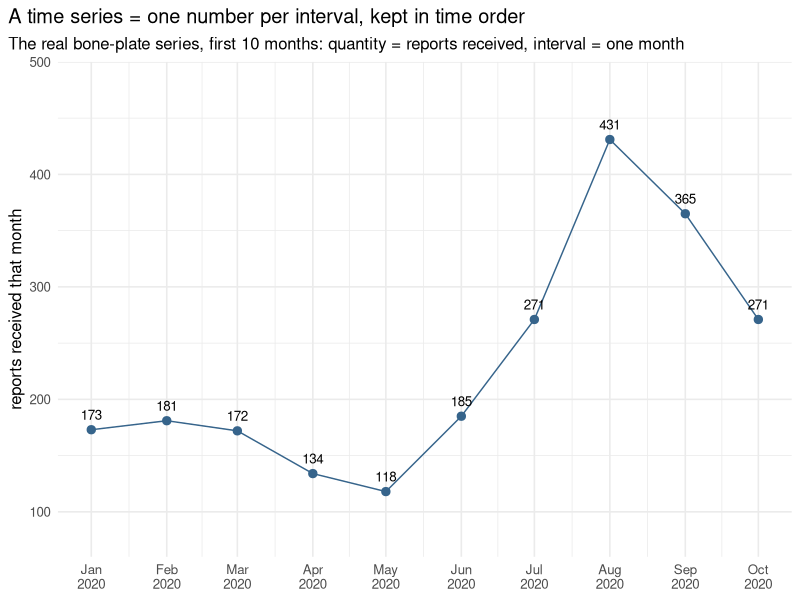
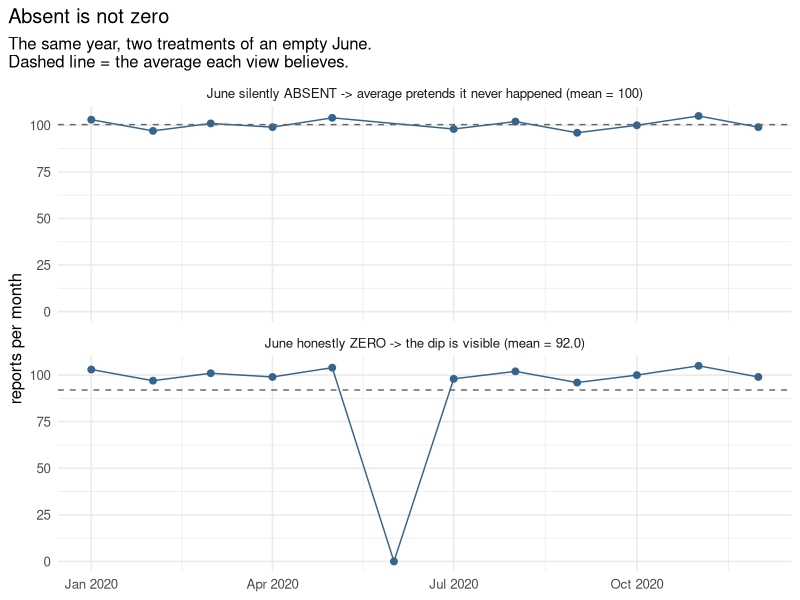
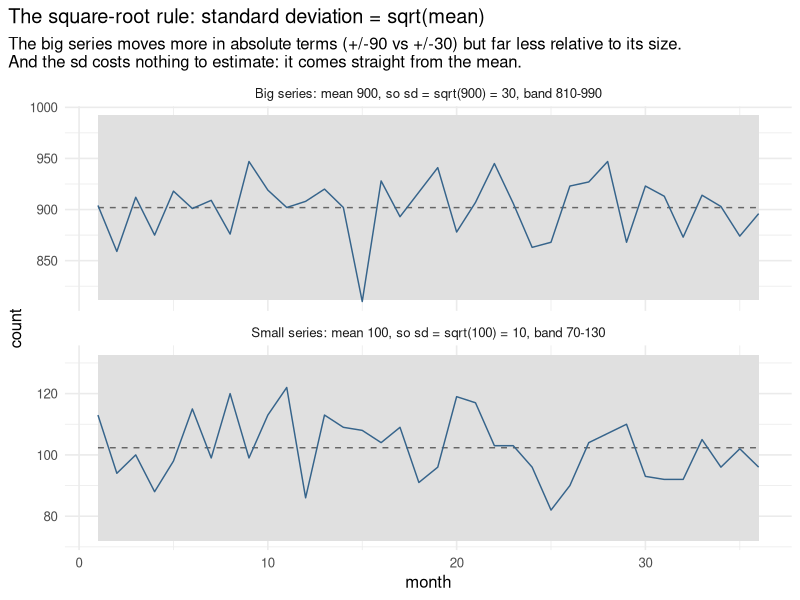
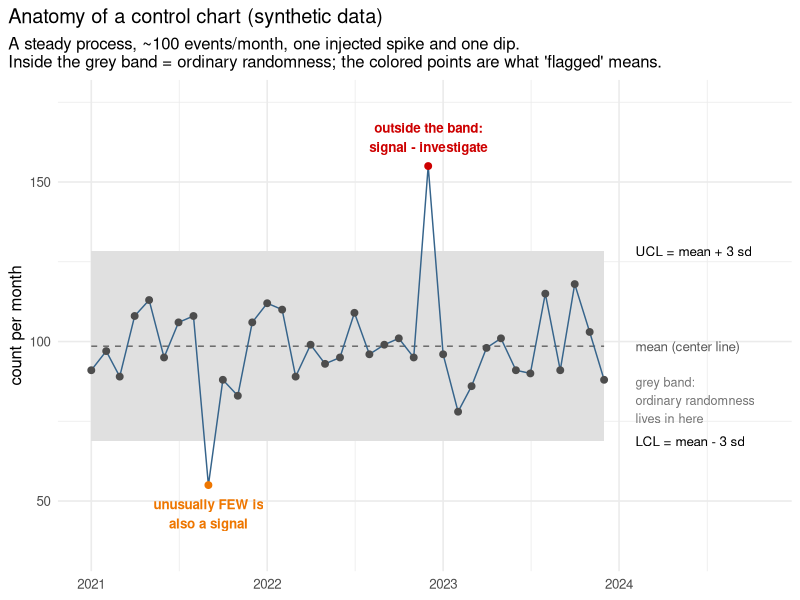
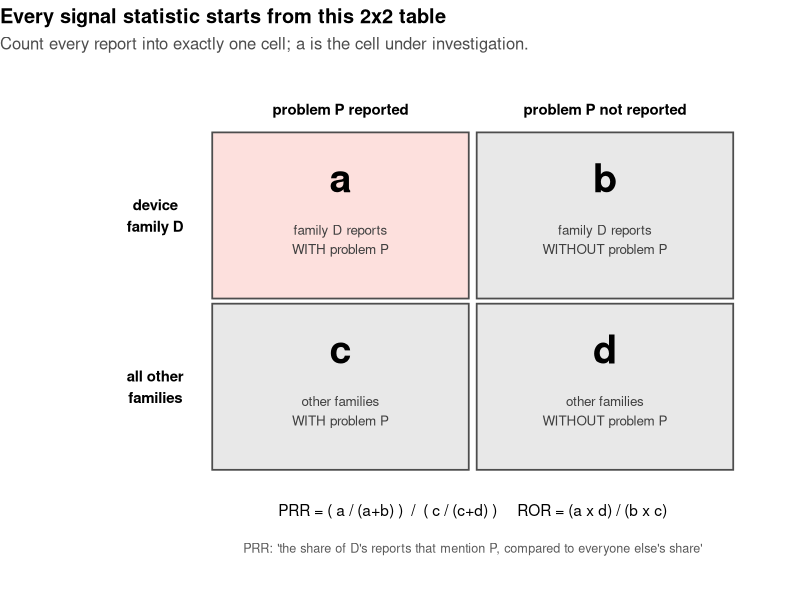
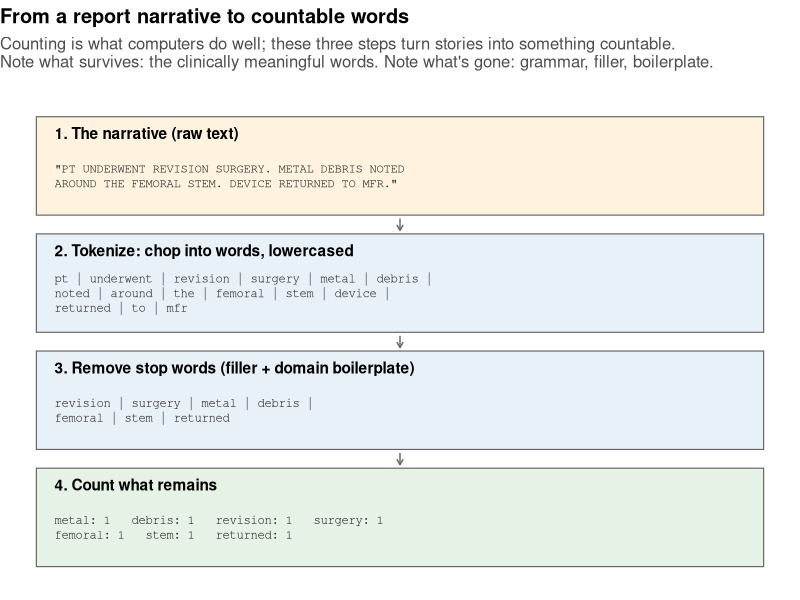
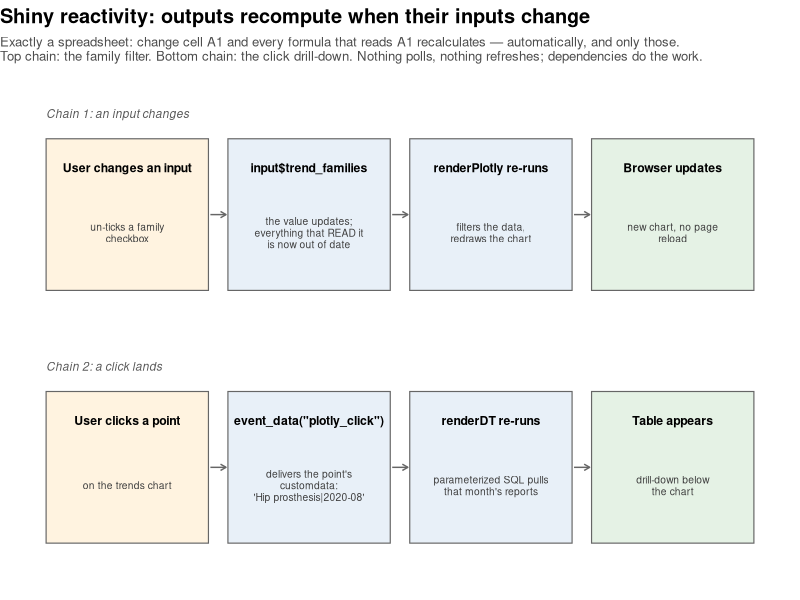
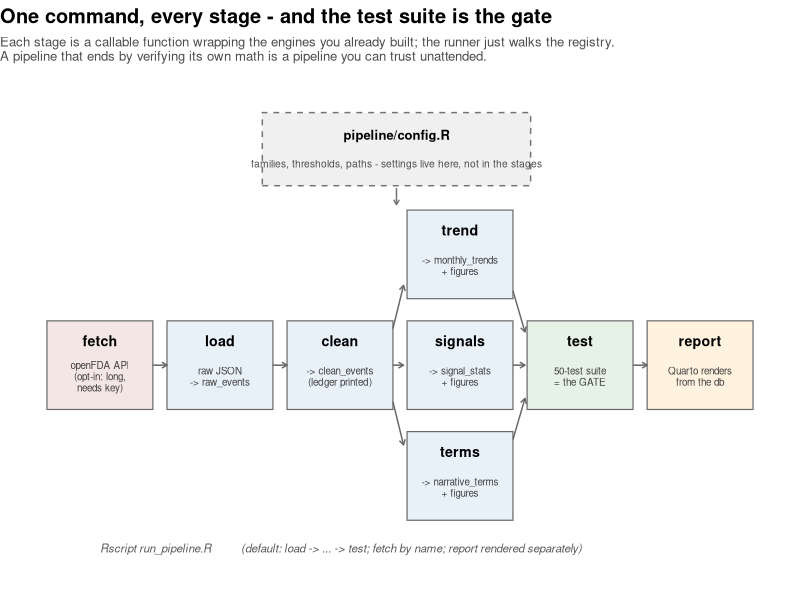

These charts were generated, in order, by the following R code:
# make_illustrations.R — generates the teaching figures used in docs/
# =====================================================================
# These are ILLUSTRATIONS: small, seeded, partly synthetic datasets
# drawn purely to explain concepts. They are deliberately separate from
# figures/ (which holds outputs computed from the real FDA data).
# Reproducible like everything else: run this file, get these PNGs.
#
#   Rscript docs/img/make_illustrations.R

library(dplyr)
library(tidyr)
library(ggplot2)

set.seed(42)   # fixed seed: same "random" numbers every run
dir.create("docs/img", showWarnings = FALSE)

theme_illus <- theme_minimal(base_size = 12) +
  theme(plot.title.position = "plot",
        legend.position = "none")

# ── 1. What a time series is (real bone-plate values, 2020) ──────────
ts_df <- tibble(
  month = seq.Date(as.Date("2020-01-01"), by = "month", length.out = 10),
  n     = c(173, 181, 172, 134, 118, 185, 271, 431, 365, 271)
)
p1 <- ggplot(ts_df, aes(month, n)) +
  geom_line(color = "steelblue4") +
  geom_point(color = "steelblue4", size = 2.5) +
  geom_text(aes(label = n), vjust = -1, size = 3.4) +
  scale_x_date(date_labels = "%b\n2020", date_breaks = "1 month") +
  scale_y_continuous(limits = c(80, 480)) +
  labs(title = "A time series = one number per interval, kept in time order",
       subtitle = "The real bone-plate series, first 10 months: quantity = reports received, interval = one month",
       x = NULL, y = "reports received that month") +
  theme_illus
ggsave("docs/img/time_series_anatomy.png", p1, width = 8, height = 3.4, dpi = 150)

# ── 2. Absent is not zero ────────────────────────────────────────────
# Eleven months of ~100 reports; June truly had zero.
base <- tibble(
  month = seq.Date(as.Date("2020-01-01"), by = "month", length.out = 12),
  n     = c(103, 97, 101, 99, 104, 0, 98, 102, 96, 100, 105, 99)
)
missing_view <- base |> filter(n > 0) |>
  mutate(view = sprintf("June silently ABSENT -> average pretends it never happened (mean = %.0f)",
                        mean(n)))
zero_view <- base |>
  mutate(view = sprintf("June honestly ZERO -> the dip is visible (mean = %.1f)",
                        mean(n)))
p2 <- bind_rows(missing_view, zero_view) |>
  group_by(view) |> mutate(m = mean(n)) |> ungroup() |>
  # factor with explicit levels: control the panel order (ABSENT on top),
  # instead of ggplot's default alphabetical ordering
  mutate(view = factor(view, levels = c(unique(missing_view$view),
                                        unique(zero_view$view)))) |>
  ggplot(aes(month, n)) +
  geom_line(color = "steelblue4") +
  geom_point(color = "steelblue4", size = 2) +
  geom_hline(aes(yintercept = m), linetype = "dashed", color = "grey40") +
  facet_wrap(~ view, ncol = 1) +
  labs(title = "Absent is not zero",
       subtitle = "The same year, two treatments of an empty June.\nDashed line = the average each view believes.",
       x = NULL, y = "reports per month") +
  theme_illus
ggsave("docs/img/absent_vs_zero.png", p2, width = 8, height = 4.6, dpi = 150)

# ── 3. The square-root rule: sigma = sqrt(mean) ──────────────────────
sq <- bind_rows(
  tibble(month = 1:36, n = rpois(36, 100),
         grp = "Small series: mean 100, so sd = sqrt(100) = 10, band 70-130"),
  tibble(month = 1:36, n = rpois(36, 900),
         grp = "Big series: mean 900, so sd = sqrt(900) = 30, band 810-990")
) |>
  group_by(grp) |>
  mutate(center = mean(n), sigma = sqrt(center),
         ucl = center + 3 * sigma, lcl = center - 3 * sigma) |>
  ungroup()
p3 <- ggplot(sq, aes(month, n)) +
  geom_ribbon(aes(ymin = lcl, ymax = ucl), fill = "grey88") +
  geom_line(aes(y = center), linetype = "dashed", color = "grey40") +
  geom_line(color = "steelblue4") +
  facet_wrap(~ grp, ncol = 1, scales = "free_y") +
  labs(title = "The square-root rule: standard deviation = sqrt(mean)",
       subtitle = "The big series moves more in absolute terms (+/-90 vs +/-30) but far less relative to its size.\nAnd the sd costs nothing to estimate: it comes straight from the mean.",
       x = "month", y = "count") +
  theme_illus
ggsave("docs/img/sqrt_rule.png", p3, width = 8, height = 4.6, dpi = 150)

# ── 4. The control chart, fully annotated ────────────────────────────
n <- rpois(36, 100)
n[9]  <- 55    # an injected dip  (below LCL)
n[24] <- 155   # an injected spike (above UCL)
cc <- tibble(month = seq.Date(as.Date("2021-01-01"), by = "month",
                              length.out = 36),
             n = n) |>
  mutate(center = mean(n), sigma = sqrt(center),
         ucl = center + 3 * sigma, lcl = center - 3 * sigma,
         status = case_when(n > ucl ~ "above", n < lcl ~ "below",
                            TRUE ~ "within"))
lab_x <- max(cc$month) + 65   # annotation column, right of the data
p4 <- ggplot(cc, aes(month, n)) +
  geom_ribbon(aes(ymin = lcl, ymax = ucl), fill = "grey88") +
  geom_line(aes(y = center), linetype = "dashed", color = "grey40") +
  geom_line(color = "steelblue4") +
  geom_point(aes(color = status), size = 2) +
  scale_color_manual(values = c(above = "red3", below = "darkorange2",
                                within = "grey30")) +
  annotate("text", x = lab_x, y = cc$ucl[1], hjust = 0, size = 3.4,
           label = "UCL = mean + 3 sd") +
  annotate("text", x = lab_x, y = cc$center[1], hjust = 0, size = 3.4,
           color = "grey35", label = "mean (center line)") +
  annotate("text", x = lab_x, y = cc$lcl[1], hjust = 0, size = 3.4,
           label = "LCL = mean - 3 sd") +
  annotate("text", x = lab_x, y = cc$center[1] - 1.7 * cc$sigma[1],
           hjust = 0, size = 3.2, color = "grey45",
           label = "grey band:\nordinary randomness\nlives in here") +
  annotate("text", x = cc$month[24], y = cc$n[24] + 9, size = 3.4,
           color = "red3", fontface = "bold",
           label = "outside the band:\nsignal - investigate") +
  annotate("text", x = cc$month[9], y = cc$n[9] - 9, size = 3.4,
           color = "darkorange2", fontface = "bold",
           label = "unusually FEW is\nalso a signal") +
  scale_x_date(limits = c(min(cc$month), max(cc$month) + 320),
               date_labels = "%Y", date_breaks = "1 year") +
  scale_y_continuous(limits = c(35, 175)) +
  labs(title = "Anatomy of a control chart (synthetic data)",
       subtitle = "A steady process, ~100 events/month, one injected spike and one dip.\nInside the grey band = ordinary randomness; the colored points are what 'flagged' means.",
       x = NULL, y = "count per month") +
  theme_illus
ggsave("docs/img/control_chart_anatomy.png", p4, width = 8.6, height = 4.6, dpi = 150)

cat("wrote:", paste(list.files("docs/img", pattern = "png$"), collapse = ", "), "\n")

# ── 5. The 2x2 contingency table behind PRR/ROR (Phase 4) ────────────
cells <- tibble(
  x = c(1, 2, 1, 2),
  y = c(2, 2, 1, 1),
  cell = c("a", "b", "c", "d"),
  desc = c("family D reports\nWITH problem P",
           "family D reports\nWITHOUT problem P",
           "other families\nWITH problem P",
           "other families\nWITHOUT problem P")
)
p5 <- ggplot(cells, aes(x, y)) +
  geom_tile(fill = c("#fde0dd", "#e8e8e8", "#e8e8e8", "#e8e8e8"),
            color = "grey30", linewidth = 0.6, width = 0.97, height = 0.97) +
  geom_text(aes(label = cell), fontface = "bold", size = 10,
            nudge_y = 0.22) +
  geom_text(aes(label = desc), size = 3.4, nudge_y = -0.14,
            color = "grey25") +
  annotate("text", x = 1, y = 2.62, label = "problem P reported",
           size = 3.8, fontface = "bold") +
  annotate("text", x = 2, y = 2.62, label = "problem P not reported",
           size = 3.8, fontface = "bold") +
  annotate("text", x = 0.30, y = 2, label = "device\nfamily D",
           size = 3.8, fontface = "bold") +
  annotate("text", x = 0.30, y = 1, label = "all other\nfamilies",
           size = 3.8, fontface = "bold") +
  annotate("text", x = 1.5, y = 0.28, size = 3.9, label =
    "PRR = ( a / (a+b) )  /  ( c / (c+d) )     ROR = (a x d) / (b x c)") +
  annotate("text", x = 1.5, y = 0.06, size = 3.2, color = "grey35", label =
    "PRR: 'the share of D's reports that mention P, compared to everyone else's share'") +
  scale_x_continuous(limits = c(-0.15, 2.6)) +
  scale_y_continuous(limits = c(-0.1, 2.8)) +
  labs(title = "Every signal statistic starts from this 2x2 table",
       subtitle = "Count every report into exactly one cell; a is the cell under investigation.") +
  theme_void(base_size = 12) +
  theme(plot.title.position = "plot",
        plot.title = element_text(face = "bold"),
        plot.subtitle = element_text(color = "grey30"))
ggsave("docs/img/contingency_2x2.png", p5, width = 7.6, height = 5.2, dpi = 150)
cat("2x2 diagram written\n")

# ── 6. The text-mining pipeline: narrative -> tokens -> counts (Phase 5)
steps <- tibble(
  y = c(4, 3, 2, 1),
  title = c("1. The narrative (raw text)",
            "2. Tokenize: chop into words, lowercased",
            "3. Remove stop words (filler + domain boilerplate)",
            "4. Count what remains"),
  body = c('"PT UNDERWENT REVISION SURGERY. METAL DEBRIS NOTED\nAROUND THE FEMORAL STEM. DEVICE RETURNED TO MFR."',
           "pt | underwent | revision | surgery | metal | debris |\nnoted | around | the | femoral | stem | device |\nreturned | to | mfr",
           "revision | surgery | metal | debris |\nfemoral | stem | returned",
           "metal: 1   debris: 1   revision: 1   surgery: 1\nfemoral: 1   stem: 1   returned: 1")
)
p6 <- ggplot(steps, aes(y = y)) +
  geom_rect(aes(xmin = 0, xmax = 10, ymin = y - 0.42, ymax = y + 0.42),
            fill = c("#fff3e0", "#e8f0f8", "#e8f0f8", "#e5f2e5"),
            color = "grey40", linewidth = 0.4) +
  geom_text(aes(x = 0.25, y = y + 0.28, label = title),
            hjust = 0, size = 3.9, fontface = "bold") +
  geom_text(aes(x = 0.25, y = y - 0.09, label = body),
            hjust = 0, size = 3.1, family = "mono", color = "grey20",
            lineheight = 1.0) +
  annotate("segment", x = 5, xend = 5, y = c(3.55, 2.55, 1.55),
           yend = c(3.45, 2.45, 1.45),
           arrow = arrow(length = unit(0.16, "cm")), color = "grey40") +
  scale_x_continuous(limits = c(0, 10)) +
  scale_y_continuous(limits = c(0.5, 4.6)) +
  labs(title = "From a report narrative to countable words",
       subtitle = "Counting is what computers do well; these three steps turn stories into something countable.\nNote what survives: the clinically meaningful words. Note what's gone: grammar, filler, boilerplate.") +
  theme_void(base_size = 12) +
  theme(plot.title = element_text(face = "bold"),
        plot.subtitle = element_text(color = "grey30"),
        plot.title.position = "plot")
ggsave("docs/img/text_mining_pipeline.png", p6, width = 8.4, height = 5.4, dpi = 150)
cat("text-mining pipeline diagram written\n")

# ── 7. Shiny reactivity: the spreadsheet-recalculation model (Phase 6)
boxes <- tibble(
  x = rep(c(1.4, 4.2, 7.0, 9.8), 2),
  y = rep(c(2.1, 0.7), each = 4),
  w = 2.5,
  title = c("User changes an input",
            "input$trend_families",
            "renderPlotly re-runs",
            "Browser updates",
            "User clicks a point",
            'event_data("plotly_click")',
            "renderDT re-runs",
            "Table appears"),
  body = c("un-ticks a family\ncheckbox",
           "the value updates;\neverything that READ it\nis now out of date",
           "filters the data,\nredraws the chart",
           "new chart, no page\nreload",
           "on the trends chart",
           "delivers the point's\ncustomdata:\n'Hip prosthesis|2020-08'",
           "parameterized SQL pulls\nthat month's reports",
           "drill-down below\nthe chart")
)
p7 <- ggplot(boxes) +
  geom_rect(aes(xmin = x - w/2, xmax = x + w/2,
                ymin = y - 0.42, ymax = y + 0.42),
            fill = rep(c("#fff3e0", "#e8f0f8", "#e8f0f8", "#e5f2e5"), 2),
            color = "grey40", linewidth = 0.4) +
  geom_text(aes(x = x, y = y + 0.26, label = title),
            size = 3.1, fontface = "bold") +
  geom_text(aes(x = x, y = y - 0.10, label = body),
            size = 2.6, color = "grey25", lineheight = 0.95) +
  annotate("segment",
           x    = rep(c(2.68, 5.48, 8.28), 2),
           xend = rep(c(2.92, 5.72, 8.52), 2),
           y    = rep(c(2.1, 0.7), each = 3),
           yend = rep(c(2.1, 0.7), each = 3),
           arrow = arrow(length = unit(0.16, "cm")), color = "grey40") +
  annotate("text", x = 0.15, y = 2.66, label = "Chain 1: an input changes",
           size = 3.0, fontface = "italic", color = "grey35", hjust = 0) +
  annotate("text", x = 0.15, y = 1.26, label = "Chain 2: a click lands",
           size = 3.0, fontface = "italic", color = "grey35", hjust = 0) +
  scale_x_continuous(limits = c(0, 11.2)) +
  scale_y_continuous(limits = c(0.1, 2.8)) +
  labs(title = "Shiny reactivity: outputs recompute when their inputs change",
       subtitle = "Exactly a spreadsheet: change cell A1 and every formula that reads A1 recalculates — automatically, and only those.\nTop chain: the family filter. Bottom chain: the click drill-down. Nothing polls, nothing refreshes; dependencies do the work.") +
  theme_void(base_size = 12) +
  theme(plot.title = element_text(face = "bold"),
        plot.subtitle = element_text(color = "grey30", size = 9.5),
        plot.title.position = "plot")
ggsave("docs/img/shiny_reactivity.png", p7, width = 9.6, height = 3.8, dpi = 150)
cat("shiny reactivity diagram written\n")

# ── 8. The pipeline: one command, every stage, tests as the gate (Phase 7)
pboxes <- tibble(
  x = c(1.2, 2.9, 4.6, 6.3, 6.3, 6.3, 8.0, 9.7),
  y = c(2.0, 2.0, 2.0, 3.0, 2.0, 1.0, 2.0, 2.0),
  label = c("fetch", "load", "clean", "trend", "signals", "terms",
            "test", "report"),
  sub = c("openFDA API\n(opt-in: long,\nneeds key)", "raw JSON\n-> raw_events",
          "-> clean_events\n(ledger printed)", "-> monthly_trends\n+ figures",
          "-> signal_stats\n+ figures", "-> narrative_terms\n+ figures",
          "50-test suite\n= the GATE", "Quarto renders\nfrom the db"),
  fill = c("#f5e6e6", rep("#e8f0f8", 5), "#e5f2e5", "#fff3e0")
)
p8 <- ggplot(pboxes) +
  geom_rect(aes(xmin = x - 0.75, xmax = x + 0.75, ymin = y - 0.40,
                ymax = y + 0.40), fill = pboxes$fill,
            color = "grey40", linewidth = 0.4) +
  geom_text(aes(x = x, y = y + 0.22, label = label),
            size = 3.6, fontface = "bold") +
  geom_text(aes(x = x, y = y - 0.10, label = sub),
            size = 2.5, color = "grey25", lineheight = 0.95) +
  annotate("segment",
           x    = c(1.95, 3.65, 5.35, 5.35, 5.35, 7.05, 7.05, 7.05, 8.75),
           xend = c(2.15, 3.85, 5.50, 5.50, 5.50, 7.22, 7.22, 7.22, 8.95),
           y    = c(2.0, 2.0, 2.33, 2.0, 1.67, 2.67, 2.0, 1.33, 2.0),
           yend = c(2.0, 2.0, 2.72, 2.0, 1.28, 2.30, 2.0, 1.70, 2.0),
           arrow = arrow(length = unit(0.15, "cm")), color = "grey40") +
  annotate("rect", xmin = 3.5, xmax = 7.3, ymin = 3.62, ymax = 4.28,
           fill = "#f0f0f0", color = "grey45", linetype = "dashed") +
  annotate("text", x = 5.4, y = 4.08, label = "pipeline/config.R",
           size = 3.3, fontface = "bold") +
  annotate("text", x = 5.4, y = 3.82, size = 2.6, color = "grey30",
           label = "families, thresholds, paths - settings live here, not in the stages") +
  annotate("segment", x = 5.4, xend = 5.4, y = 3.60, yend = 3.45,
           arrow = arrow(length = unit(0.14, "cm")), color = "grey45") +
  annotate("text", x = 1.2, y = 0.35, hjust = 0, size = 2.9,
           color = "grey35", fontface = "italic",
           label = "Rscript run_pipeline.R          (default: load -> ... -> test; fetch by name; report rendered separately)") +
  scale_x_continuous(limits = c(0.3, 10.6)) +
  scale_y_continuous(limits = c(0.1, 4.5)) +
  labs(title = "One command, every stage - and the test suite is the gate",
       subtitle = "Each stage is a callable function wrapping the engines you already built; the runner just walks the registry.\nA pipeline that ends by verifying its own math is a pipeline you can trust unattended.") +
  theme_void(base_size = 12) +
  theme(plot.title = element_text(face = "bold"),
        plot.subtitle = element_text(color = "grey30", size = 9.5),
        plot.title.position = "plot")
ggsave("docs/img/pipeline_diagram.png", p8, width = 9.8, height = 4.4, dpi = 150)
cat("pipeline diagram written\n")

# ── 9. Blocking: one R session is a single-lane bridge (Phase 8)
bl <- tibble(
  x = c(1.5, 4.0, 6.5, 9.0,   1.5, 4.0, 6.5, 9.0),
  y = c(rep(2.55, 4), rep(0.95, 4)),
  lab = c("click\n'Run stages'", "R runs the stage\n(terms: ~45 s)",
          "...browser WAITS\n(clicks queue up)", "done: log + timings\nappear, UI wakes",
          "click\n'Run stages'", "worker process\nruns the stage",
          "UI stays live\n(progress polls)", "result arrives\nwhen ready"),
  fill = c("#fff3e0", "#e8f0f8", "#f5e6e6", "#e5f2e5",
           "#fff3e0", "#e8f0f8", "#e5f2e5", "#e5f2e5")
)
p9 <- ggplot(bl) +
  geom_rect(aes(xmin = x - 1.05, xmax = x + 1.05, ymin = y - 0.38,
                ymax = y + 0.38), fill = bl$fill, color = "grey40",
            linewidth = 0.4) +
  geom_text(aes(x = x, y = y, label = lab), size = 2.9, lineheight = 0.95) +
  annotate("segment", x = c(2.6, 5.1, 7.6, 2.6, 5.1, 7.6),
           xend = c(2.9, 5.4, 7.9, 2.9, 5.4, 7.9),
           y = rep(c(2.55, 0.95), each = 3), yend = rep(c(2.55, 0.95), each = 3),
           arrow = arrow(length = unit(0.15, "cm")), color = "grey40") +
  annotate("text", x = 0.35, y = 3.3, hjust = 0, size = 3.2, fontface = "bold",
           label = "THIS APP (blocking): one session, one lane") +
  annotate("text", x = 0.35, y = 1.7, hjust = 0, size = 3.2, fontface = "bold",
           color = "grey45",
           label = "ROADMAP (background): future/promises add a second lane") +
  scale_x_continuous(limits = c(0.2, 10.4)) +
  scale_y_continuous(limits = c(0.4, 3.6)) +
  labs(title = "Why the browser freezes while a stage runs",
       subtitle = "A Shiny session is ONE R process - a single-lane bridge. While it computes, it cannot also serve clicks.\nHonest design for a local tool: show progress, say how long, keep the long fetch off the bridge entirely.") +
  theme_void(base_size = 12) +
  theme(plot.title = element_text(face = "bold"),
        plot.subtitle = element_text(color = "grey30", size = 9.5),
        plot.title.position = "plot")
ggsave("docs/img/blocking_single_lane.png", p9, width = 9.4, height = 3.6, dpi = 150)
cat("blocking diagram written\n")
